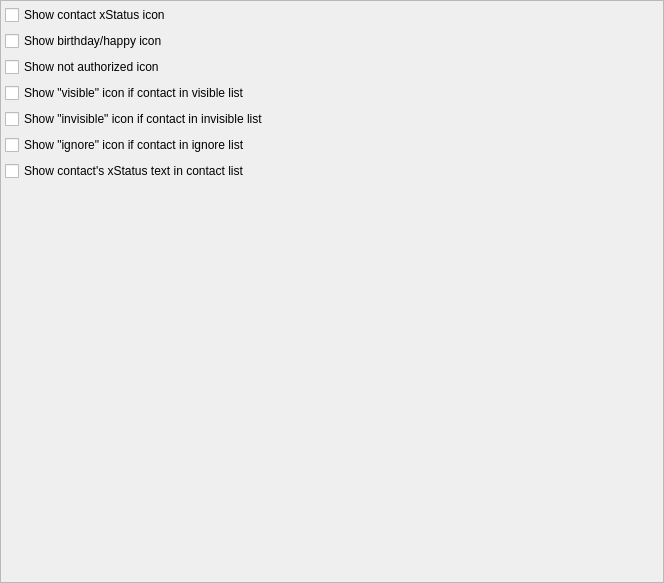
<?xml version="1.0" encoding="UTF-8"?>
<ui version="4.0">
 <class>ContactSettingsClass</class>
 <widget class="QWidget" name="ContactSettingsClass">
  <property name="geometry">
   <rect>
    <x>0</x>
    <y>0</y>
    <width>664</width>
    <height>583</height>
   </rect>
  </property>
  <property name="windowTitle">
   <string>ContactSettings</string>
  </property>
  <layout class="QGridLayout" name="gridLayout">
   <property name="margin">
    <number>0</number>
   </property>
   <item row="0" column="0">
    <widget class="QFrame" name="frame">
     <property name="frameShape">
      <enum>QFrame::StyledPanel</enum>
     </property>
     <property name="frameShadow">
      <enum>QFrame::Raised</enum>
     </property>
     <layout class="QGridLayout" name="gridLayout_2">
      <property name="margin">
       <number>4</number>
      </property>
      <item row="0" column="0">
       <widget class="QCheckBox" name="xstatusBox">
        <property name="text">
         <string>Show contact xStatus icon</string>
        </property>
       </widget>
      </item>
      <item row="1" column="0">
       <widget class="QCheckBox" name="birthBox">
        <property name="text">
         <string>Show birthday/happy icon</string>
        </property>
       </widget>
      </item>
      <item row="2" column="0">
       <widget class="QCheckBox" name="authBox">
        <property name="text">
         <string>Show not authorized icon</string>
        </property>
       </widget>
      </item>
      <item row="3" column="0">
       <widget class="QCheckBox" name="visBox">
        <property name="text">
         <string>Show &quot;visible&quot; icon if contact in visible list</string>
        </property>
       </widget>
      </item>
      <item row="4" column="0">
       <widget class="QCheckBox" name="invisBox">
        <property name="text">
         <string>Show &quot;invisible&quot; icon if contact in invisible list</string>
        </property>
       </widget>
      </item>
      <item row="5" column="0">
       <widget class="QCheckBox" name="ignoreBox">
        <property name="text">
         <string>Show &quot;ignore&quot; icon if contact in ignore list</string>
        </property>
       </widget>
      </item>
      <item row="6" column="0">
       <widget class="QCheckBox" name="xstatusTextBox">
        <property name="text">
         <string>Show contact's xStatus text in contact list</string>
        </property>
       </widget>
      </item>
      <item row="7" column="0">
       <spacer name="verticalSpacer">
        <property name="orientation">
         <enum>Qt::Vertical</enum>
        </property>
        <property name="sizeHint" stdset="0">
         <size>
          <width>20</width>
          <height>388</height>
         </size>
        </property>
       </spacer>
      </item>
     </layout>
    </widget>
   </item>
  </layout>
 </widget>
 <layoutdefault spacing="6" margin="11"/>
 <resources/>
 <connections/>
</ui>
